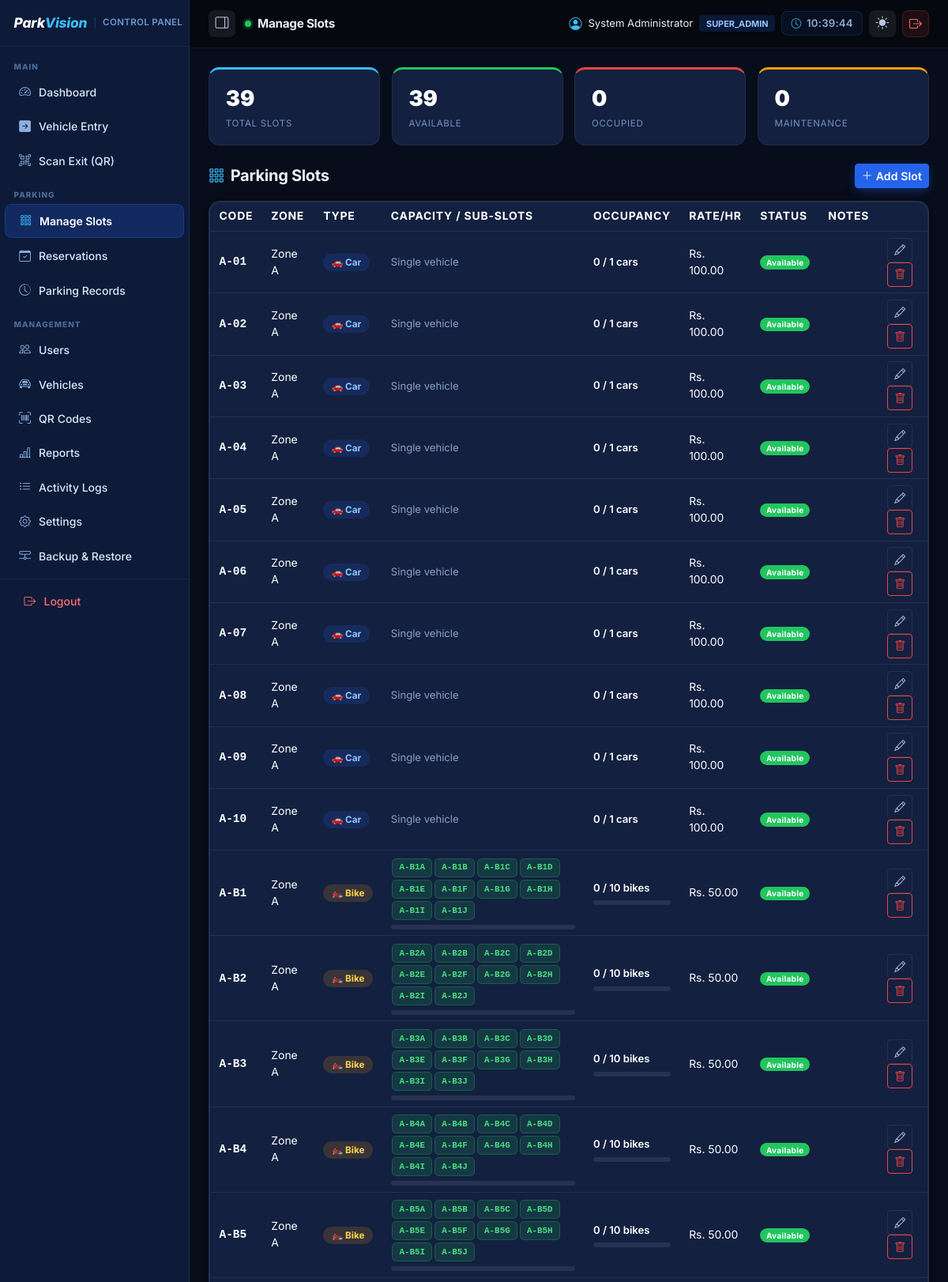
Screenshot of /admin/manage_slots.php (signed in, upper part) with the database file from the repository.
### tables this page shows
CREATE TABLE parking_slots (
    slot_id         INT UNSIGNED AUTO_INCREMENT PRIMARY KEY,
    slot_code       VARCHAR(20) NOT NULL UNIQUE,           
    zone            VARCHAR(40) NOT NULL DEFAULT 'General',
    slot_type       ENUM('car','bike','van') NOT NULL DEFAULT 'car',   
    vehicle_types   VARCHAR(50) NOT NULL DEFAULT 'car',    
    capacity        TINYINT UNSIGNED NOT NULL DEFAULT 1,   
    occupied_count  TINYINT UNSIGNED NOT NULL DEFAULT 0,   
    status          ENUM('available','reserved','occupied','maintenance') NOT NULL DEFAULT 'available',
    hourly_rate     DECIMAL(8,2) NOT NULL DEFAULT 100.00,
    notes           VARCHAR(255) NULL,
    created_at      DATETIME NOT NULL DEFAULT CURRENT_TIMESTAMP,
    updated_at      DATETIME NOT NULL DEFAULT CURRENT_TIMESTAMP ON UPDATE CURRENT_TIMESTAMP,
    INDEX idx_slots_status (status)
);

### includes/functions.php (called while the page is built, shortened)
<?php
function e(?string $value): string
{
    return htmlspecialchars($value ?? '', ENT_QUOTES, 'UTF-8');
}

### includes/auth.php (called while the page is built, shortened)
<?php
require_once __DIR__ . '/functions.php';
function require_admin_login(): array
{
    return [
        'admin_id'  => $_SESSION['admin_id'],
        'full_name' => $_SESSION['admin_name'] ?? '',
        'role'      => $_SESSION['admin_role'] ?? 'operator',
    ];
}

### admin/manage_slots.php (the view, shortened to what this page needs)
<?php
require_once __DIR__ . '/../includes/functions.php';
require_once __DIR__ . '/../includes/auth.php';
$admin   = require_admin_login();
$pdo     = db();
$slots = $pdo->query(
    "SELECT slot_id, slot_code, zone, slot_type, capacity, occupied_count, hourly_rate, status, notes
     FROM parking_slots
     ORDER BY zone, slot_code"
)->fetchAll();
$total     = count($slots);
$available = count(array_filter($slots, fn($s) => $s['status'] === 'available'));
$occupied  = count(array_filter($slots, fn($s) => $s['status'] === 'occupied'));
$maintenance = count(array_filter($slots, fn($s) => $s['status'] === 'maintenance'));
$pageTitle = 'Manage Slots';
$activeNav = 'slots';
include __DIR__ . '/includes/header.php';
?>
<div class="slot-summary">
  <div class="sum-card tot" ><div class="num"><?= $total ?></div><div class="lbl">Total Slots</div></div>
  <div class="sum-card avail"><div class="num"><?= $available ?></div><div class="lbl">Available</div></div>
  <div class="sum-card occ">  <div class="num"><?= $occupied ?></div><div class="lbl">Occupied</div></div>
  <div class="sum-card maint"><div class="num"><?= $maintenance ?></div><div class="lbl">Maintenance</div></div>
</div>
<div class="d-flex justify-content-between align-items-center mb-3">
  <h5 class="mb-0 fw-bold"><i class="bi bi-grid-3x3-gap me-2" style="color:var(--pv-cyan);"></i>Parking Slots</h5>
  <button class="btn btn-primary btn-sm" data-bs-toggle="modal" data-bs-target="#addModal">
    <i class="bi bi-plus-lg me-1"></i>Add Slot
  </button>
</div>
<div class="card">
  <div class="card-body p-0">
    <div class="table-responsive">
      <table class="table table-compact table-hover align-middle mb-0">
        <thead>
          <tr>
            <th>Code</th>
            <th>Zone</th>
            <th>Type</th>
            <th>Capacity / Sub-slots</th>
            <th>Occupancy</th>
            <th>Rate/hr</th>
            <th>Status</th>
            <th>Notes</th>
            <th></th>
          </tr>
        </thead>
        <tbody>
          <?php foreach ($slots as $s):
            $isBike   = $s['slot_type'] === 'bike';
            $cap      = (int)$s['capacity'];
            $occ      = (int)$s['occupied_count'];
            $fillPct  = $cap > 0 ? round($occ/$cap*100) : 0;
            $fillColor = $fillPct >= 100 ? '#ef4444' : ($fillPct >= 60 ? '#f59e0b' : '#22c55e');
            $subSlotHtml = '';
            if ($isBike) {
              $taken = $pdo->prepare("SELECT sub_slot FROM parking_records WHERE slot_id=? AND status='in_progress' AND sub_slot IS NOT NULL");
              $taken->execute([(int)$s['slot_id']]);
              $takenLetters = array_column($taken->fetchAll(), 'sub_slot');
              for ($i = 0; $i < $cap; $i++) {
                $letter = chr(65+$i);
                $cls = in_array($letter, $takenLetters) ? 'taken' : 'free';
                $subSlotHtml .= "<span class=\"sub-pill $cls\">{$s['slot_code']}$letter</span>";
              }
            }
          ?>
          <tr>
            <td><strong style="font-family:monospace;font-size:.9rem;"><?= e($s['slot_code']) ?></strong></td>
            <td><?= e($s['zone']) ?></td>
            <td>
              <?php
                $typeCls = ['car'=>'type-car','bike'=>'type-bike','van'=>'type-van'];
                $typeIcon= ['car'=>'🚗','bike'=>'🏍️','van'=>'🚐'];
              ?>
              <span class="type-badge <?= $typeCls[$s['slot_type']] ?? '' ?>">
                <?= $typeIcon[$s['slot_type']] ?? '' ?> <?= ucfirst($s['slot_type']) ?>
              </span>
            </td>
            <td style="min-width:180px;">
              <?php if ($isBike): ?>
                <?= $subSlotHtml ?>
                <div class="cap-bar mt-1"><div class="cap-fill" style="width:<?= $fillPct ?>%;background:<?= $fillColor ?>;"></div></div>
              <?php else: ?>
                <span style="color:#8aa0c4;font-size:.82rem;">Single vehicle</span>
              <?php endif; ?>
            </td>
            <td style="min-width:120px;">
              <div style="font-size:.82rem;font-weight:600;">
                <?= $occ ?> / <?= $cap ?> <?= $isBike ? 'bikes' : ($s['slot_type'].'s') ?>
              </div>
              <?php if ($isBike): ?>
                <div class="cap-bar"><div class="cap-fill" style="width:<?= $fillPct ?>%;background:<?= $fillColor ?>;"></div></div>
              <?php endif; ?>
            </td>
            <td>Rs. <?= number_format((float)$s['hourly_rate'], 2) ?></td>
            <td>
              <?php
                $sc = ['available'=>'success','occupied'=>'danger','reserved'=>'warning','maintenance'=>'secondary'];
              ?>
              <span class="badge bg-<?= $sc[$s['status']] ?? 'secondary' ?>"><?= ucfirst($s['status']) ?></span>
            </td>
            <td style="max-width:120px;"><small class="text-muted"><?= e($s['notes'] ?? '') ?></small></td>
            <td>
              <button class="btn btn-sm btn-outline-secondary"
                onclick='openEdit(<?= json_encode($s) ?>)'
                title="Edit"><i class="bi bi-pencil"></i></button>
              <form method="post" class="d-inline" onsubmit="return confirm('Delete slot <?= e($s['slot_code']) ?>?')">
                <button class="btn btn-sm btn-outline-danger" title="Delete"><i class="bi bi-trash"></i></button>
              </form>
            </td>
          </tr>
          <?php endforeach; ?>
        </tbody>
      </table>
    </div>
  </div>
</div>
<?php include __DIR__ . '/includes/footer.php'; ?>

### admin/includes/header.php (shortened to what this page needs)
<?php
$pageTitle = $pageTitle ?? 'Admin';
$activeNav = $activeNav ?? '';
$navItems  = [
  'dashboard'     =>['icon'=>'bi-speedometer2',          'label'=>'Dashboard',       'href'=>'dashboard.php'],
  'vehicle_entry' =>['icon'=>'bi-arrow-right-square-fill','label'=>'Vehicle Entry',   'href'=>'vehicle_entry.php'],
  'scan_exit'     =>['icon'=>'bi-qr-code-scan',          'label'=>'Scan Exit (QR)',  'href'=>'scan_exit.php'],
  'slots'         =>['icon'=>'bi-grid-3x3-gap',          'label'=>'Manage Slots',    'href'=>'manage_slots.php'],
  'reservations'  =>['icon'=>'bi-calendar-check',        'label'=>'Reservations',    'href'=>'manage_reservations.php'],
  'records'       =>['icon'=>'bi-clock-history',         'label'=>'Parking Records', 'href'=>'manage_records.php'],
  'users'         =>['icon'=>'bi-people',                'label'=>'Users',           'href'=>'manage_users.php'],
  'vehicles'      =>['icon'=>'bi-car-front',             'label'=>'Vehicles',        'href'=>'manage_vehicles.php'],
  'qr_codes'      =>['icon'=>'bi-upc-scan',              'label'=>'QR Codes',        'href'=>'qr_codes.php'],
  'reports'       =>['icon'=>'bi-bar-chart-line',        'label'=>'Reports',         'href'=>'reports.php'],
  'logs'          =>['icon'=>'bi-list-ul',               'label'=>'Activity Logs',   'href'=>'activity_logs.php'],
  'backup'        =>['icon'=>'bi-hdd-network',            'label'=>'Backup & Restore','href'=>'backup.php'],
  'settings'      =>['icon'=>'bi-gear',                  'label'=>'Settings',        'href'=>'settings.php'],
];
?>
<!DOCTYPE html>
<html lang="en">
<head>
<link href="https://cdn.jsdelivr.net/npm/bootstrap@5.3.3/dist/css/bootstrap.min.css" rel="stylesheet">
<link href="https://cdn.jsdelivr.net/npm/bootstrap-icons@1.11.3/font/bootstrap-icons.css" rel="stylesheet">
<link href="<?= BASE_URL ?>assets/css/style.css" rel="stylesheet">
</head>
<body>
<div class="admin-wrapper">
  <aside class="admin-sidebar" id="adminSidebar">
    <div class="brand">
      <div class="brand-pv">
        <span class="bpv-park">Park</span><span class="bpv-vision">Vision</span>
        <span class="bpv-sep">|</span>
        <span class="bpv-panel">Control Panel</span>
      </div>
    </div>
    <nav class="nav flex-column py-1">
      <div class="nav-section">Main</div>
      <?php foreach(['dashboard','vehicle_entry','scan_exit'] as $k): $v=$navItems[$k]; ?>
        <a class="nav-link <?=$activeNav===$k?'active':''?>" href="<?=BASE_URL?>admin/<?=$v['href']?>">
          <i class="bi <?=$v['icon']?>"></i><span><?= e($v['label']) ?></span>
        </a>
      <?php endforeach; ?>
      <div class="nav-section">Parking</div>
      <?php foreach(['slots','reservations','records'] as $k): $v=$navItems[$k]; ?>
        <a class="nav-link <?=$activeNav===$k?'active':''?>" href="<?=BASE_URL?>admin/<?=$v['href']?>">
          <i class="bi <?=$v['icon']?>"></i><span><?= e($v['label']) ?></span>
        </a>
      <?php endforeach; ?>
      <div class="nav-section">Management</div>
      <?php foreach(['users','vehicles','qr_codes','reports','logs','settings'] as $k): $v=$navItems[$k]; ?>
        <a class="nav-link <?=$activeNav===$k?'active':''?>" href="<?=BASE_URL?>admin/<?=$v['href']?>">
          <i class="bi <?=$v['icon']?>"></i><span><?= e($v['label']) ?></span>
        </a>
      <?php endforeach; ?>
      <?php if (($admin['role'] ?? '') === 'super_admin'): $v=$navItems['backup']; ?>
        <a class="nav-link <?=$activeNav==='backup'?'active':''?>" href="<?=BASE_URL?>admin/<?=$v['href']?>">
          <i class="bi <?=$v['icon']?>"></i><span><?= e($v['label']) ?></span>
        </a>
      <?php endif; ?>
      <div style="padding:.4rem .4rem;margin-top:.4rem;border-top:1px solid rgba(255,255,255,.06);">
        <a class="nav-link logout-link" href="<?=BASE_URL?>admin/logout.php">
          <i class="bi bi-box-arrow-right"></i><span>Logout</span>
        </a>
      </div>
    </nav>
  </aside>
  <div class="admin-content">
    <div class="admin-topbar">
      <div class="d-flex align-items-center gap-2">
        <button id="sidebarCollapseBtn" class="us-hamburger" title="Toggle sidebar">
          <i class="bi bi-layout-sidebar-reverse"></i>
        </button>
        <div class="d-flex align-items-center gap-2 ms-1">
          <span style="width:8px;height:8px;border-radius:50%;background:#22c55e;box-shadow:0 0 0 3px rgba(34,197,94,.2);animation:liveBlink 2s infinite;flex-shrink:0;"></span>
          <h6 class="mb-0"><?= e($pageTitle) ?></h6>
        </div>
      </div>
      <div class="d-flex align-items-center gap-2">
        <span class="d-none d-sm-flex align-items-center gap-2" style="font-size:.82rem;color:#a8b4cc;">
          <i class="bi bi-person-circle" style="color:#38bdf8;font-size:1rem;"></i>
          <span style="color:#e8edf5;"><?= e($_SESSION['admin_name'] ?? 'Admin') ?></span>
          <span style="font-size:.68rem;background:rgba(37,99,235,.18);color:#93c5fd;padding:.15rem .55rem;border-radius:4px;font-weight:700;">
            <?= e(strtoupper($_SESSION['admin_role'] ?? 'ADMIN')) ?>
          </span>
        </span>
        <div class="admin-livetime d-none d-md-flex" id="adminLiveTime">
          <i class="bi bi-clock" style="font-size:.8rem;color:#38bdf8;"></i>
          <span id="adminClockDisplay">--:--:--</span>
        </div>
        <button id="themeToggle" class="us-hamburger" title="Toggle theme"><i class="bi bi-sun-fill"></i></button>
        <a href="<?= BASE_URL ?>admin/logout.php" class="us-logout-btn">
          <i class="bi bi-box-arrow-right"></i>
        </a>
      </div>
    </div>
    <div class="admin-page-body">

### admin/includes/footer.php (shortened to what this page needs)
    </div>
  </div>
</div>
</body>
</html>

### admin/manage_slots.php (style rules this page uses)
.slot-summary { display: grid; grid-template-columns: repeat(4, 1fr); gap: .9rem; margin-bottom: 1.4rem; }
.sum-card { background: var(--pv-card); border: 1px solid rgba(255,255,255,.06); border-radius: .85rem; padding: 1.1rem 1.3rem; }
.sum-card .num { font-size: 1.7rem; font-weight: 900; color: #fff; }
.sum-card .lbl { font-size: .72rem; text-transform: uppercase; letter-spacing: .06em; color: #7691c0; margin-top: .15rem; }
.sum-card.avail { border-top: 3px solid #22c55e; }
.sum-card.occ { border-top: 3px solid #ef4444; }
.sum-card.maint { border-top: 3px solid #f59e0b; }
.sum-card.tot { border-top: 3px solid #38bdf8; }
.type-car { background:rgba(37,99,235,.16); color:#93c5fd; }
.type-bike { background:rgba(245,158,11,.16); color:#fcd34d; }
.type-badge { font-size:.73rem; font-weight:700; padding:.25rem .65rem; border-radius:50rem; white-space:nowrap; }
.sub-pill { display:inline-flex; align-items:center; gap:.25rem; font-size:.68rem; font-weight:700; font-family:monospace; padding:.18rem .5rem; border-radius:.35rem; margin:.1rem; }
.sub-pill.free { background:rgba(34,197,94,.15); color:#4ade80; border:1px solid rgba(34,197,94,.25); }
.cap-bar { height:6px; background:rgba(255,255,255,.08); border-radius:3px; overflow:hidden; margin-top:.35rem; }

### rows the page displays
parking_slots: slot_code "A-01", zone "Zone A", slot_type "🚗", slot_type "Car", shows "Single vehicle", occupied_count "0", capacity "1", slot_type "car", hourly_rate "100.00", status "Available"
parking_slots: slot_code "A-02", zone "Zone A", slot_type "🚗", slot_type "Car", shows "Single vehicle", occupied_count "0", capacity "1", slot_type "car", hourly_rate "100.00", status "Available"
parking_slots: slot_code "A-03", zone "Zone A", slot_type "🚗", slot_type "Car", shows "Single vehicle", occupied_count "0", capacity "1", slot_type "car", hourly_rate "100.00", status "Available"
parking_slots: slot_code "A-04", zone "Zone A", slot_type "🚗", slot_type "Car", shows "Single vehicle", occupied_count "0", capacity "1", slot_type "car", hourly_rate "100.00", status "Available"
parking_slots: slot_code "A-05", zone "Zone A", slot_type "🚗", slot_type "Car", shows "Single vehicle", occupied_count "0", capacity "1", slot_type "car", hourly_rate "100.00", status "Available"
parking_slots: slot_code "A-06", zone "Zone A", slot_type "🚗", slot_type "Car", shows "Single vehicle", occupied_count "0", capacity "1", slot_type "car", hourly_rate "100.00", status "Available"
parking_slots: slot_code "A-07", zone "Zone A", slot_type "🚗", slot_type "Car", shows "Single vehicle", occupied_count "0", capacity "1", slot_type "car", hourly_rate "100.00", status "Available"
parking_slots: slot_code "A-08", zone "Zone A", slot_type "🚗", slot_type "Car", shows "Single vehicle", occupied_count "0", capacity "1", slot_type "car", hourly_rate "100.00", status "Available"
parking_slots: slot_code "A-09", zone "Zone A", slot_type "🚗", slot_type "Car", shows "Single vehicle", occupied_count "0", capacity "1", slot_type "car", hourly_rate "100.00", status "Available"
parking_slots: slot_code "A-10", zone "Zone A", slot_type "🚗", slot_type "Car", shows "Single vehicle", occupied_count "0", capacity "1", slot_type "car", hourly_rate "100.00", status "Available"
parking_slots: slot_code "A-B1", zone "Zone A", slot_type "🏍️", slot_type "Bike", letter "A", letter "B", letter "C", letter "D", letter "E", letter "F", letter "G", letter "H", letter "I", letter "J", occupied_count "0", capacity "10", shows "bikes", hourly_rate "50.00", status "Available"
parking_slots: slot_code "A-B2", zone "Zone A", slot_type "🏍️", slot_type "Bike", letter "A", letter "B", letter "C", letter "D", letter "E", letter "F", letter "G", letter "H", letter "I", letter "J", occupied_count "0", capacity "10", shows "bikes", hourly_rate "50.00", status "Available"
parking_slots: slot_code "A-B3", zone "Zone A", slot_type "🏍️", slot_type "Bike", letter "A", letter "B", letter "C", letter "D", letter "E", letter "F", letter "G", letter "H", letter "I", letter "J", occupied_count "0", capacity "10", shows "bikes", hourly_rate "50.00", status "Available"
parking_slots: slot_code "A-B4", zone "Zone A", slot_type "🏍️", slot_type "Bike", letter "A", letter "B", letter "C", letter "D", letter "E", letter "F", letter "G", letter "H", letter "I", letter "J", occupied_count "0", capacity "10", shows "bikes", hourly_rate "50.00", status "Available"
parking_slots: slot_code "A-B5", zone "Zone A", slot_type "🏍️", slot_type "Bike", letter "A", letter "B", letter "C", letter "D", letter "E", letter "F", letter "G", letter "H", letter "I", letter "J", occupied_count "0", capacity "10", shows "bikes", hourly_rate "50.00", status "Available"

### other values shown
$v['label'] "Dashboard"
$v['label'] "Vehicle Entry"
$v['label'] "Scan Exit (QR)"
$v['label'] "Manage Slots"
$v['label'] "Reservations"
$v['label'] "Parking Records"
$v['label'] "Users"
$v['label'] "Vehicles"
$v['label'] "QR Codes"
$v['label'] "Reports"
$v['label'] "Activity Logs"
$v['label'] "Settings"
$v['label'] "Backup & Restore"
$pageTitle "Manage Slots"
$_SESSION['admin_name'] "System Administrator"
